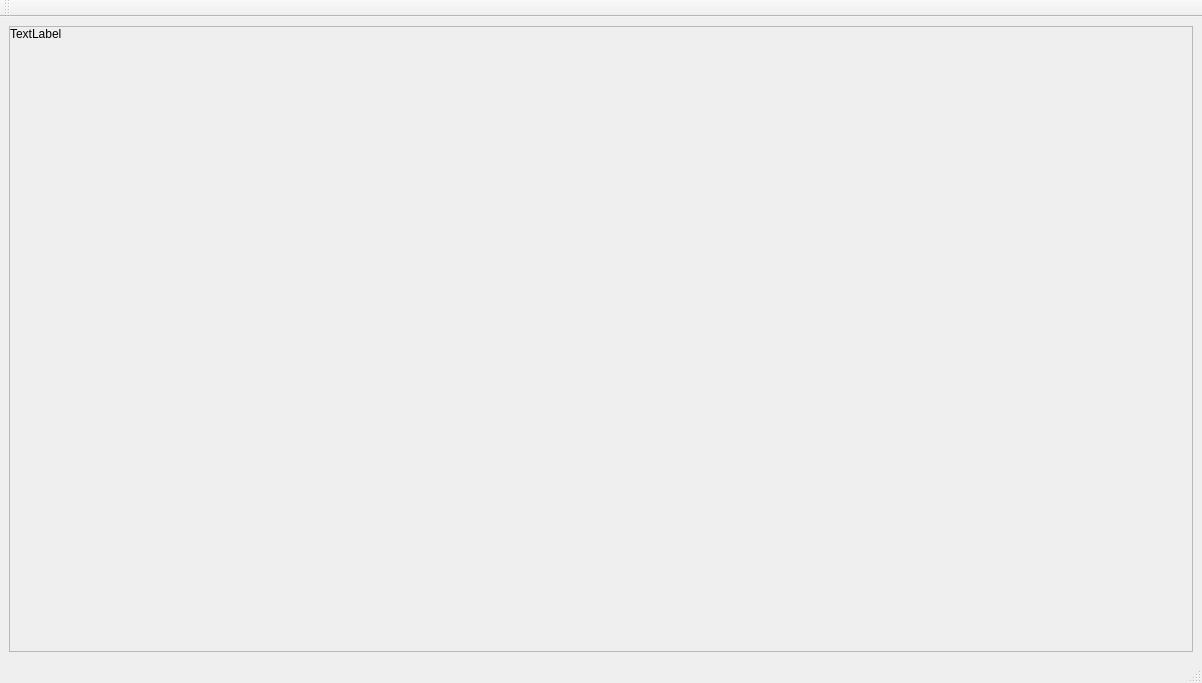
<?xml version="1.0" encoding="UTF-8"?>
<ui version="4.0">
 <class>MainWindow</class>
 <widget class="QMainWindow" name="MainWindow">
  <property name="geometry">
   <rect>
    <x>0</x>
    <y>0</y>
    <width>1202</width>
    <height>683</height>
   </rect>
  </property>
  <property name="windowTitle">
   <string>MainWindow</string>
  </property>
  <widget class="QWidget" name="centralwidget">
   <layout class="QHBoxLayout" name="horizontalLayout">
    <item>
     <widget class="QScrollArea" name="scrollArea">
      <property name="widgetResizable">
       <bool>true</bool>
      </property>
      <widget class="QWidget" name="scrollAreaWidgetContents">
       <property name="geometry">
        <rect>
         <x>0</x>
         <y>0</y>
         <width>1182</width>
         <height>631</height>
        </rect>
       </property>
       <layout class="QHBoxLayout" name="horizontalLayout_2">
        <property name="leftMargin">
         <number>0</number>
        </property>
        <property name="topMargin">
         <number>0</number>
        </property>
        <property name="rightMargin">
         <number>0</number>
        </property>
        <property name="bottomMargin">
         <number>0</number>
        </property>
        <item>
         <widget class="QLabel" name="image_label">
          <property name="sizePolicy">
           <sizepolicy hsizetype="Expanding" vsizetype="Expanding">
            <horstretch>0</horstretch>
            <verstretch>0</verstretch>
           </sizepolicy>
          </property>
          <property name="text">
           <string>TextLabel</string>
          </property>
          <property name="alignment">
           <set>Qt::AlignLeading|Qt::AlignLeft|Qt::AlignTop</set>
          </property>
         </widget>
        </item>
       </layout>
      </widget>
     </widget>
    </item>
   </layout>
  </widget>
  <widget class="QStatusBar" name="statusbar"/>
  <widget class="QToolBar" name="toolBar">
   <property name="windowTitle">
    <string>toolBar</string>
   </property>
   <attribute name="toolBarArea">
    <enum>TopToolBarArea</enum>
   </attribute>
   <attribute name="toolBarBreak">
    <bool>false</bool>
   </attribute>
  </widget>
 </widget>
 <resources/>
 <connections/>
</ui>
